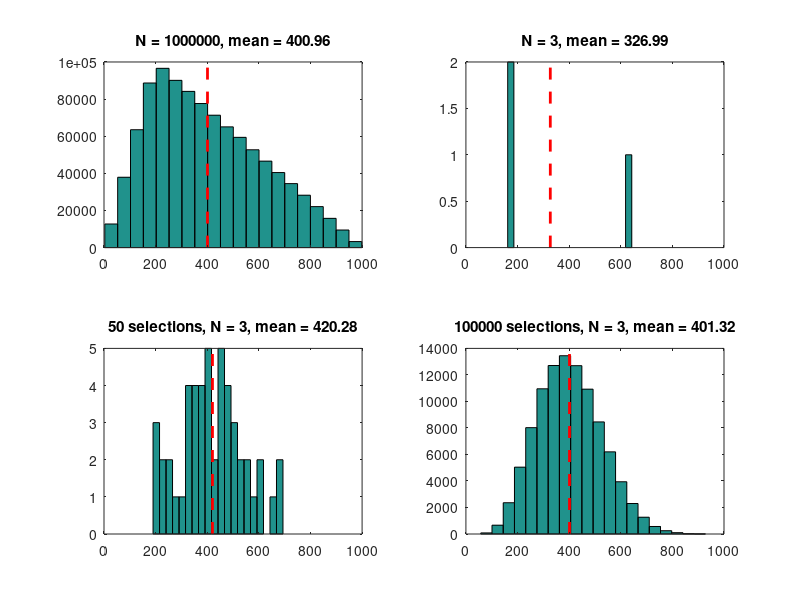

MATLAB code for this plot:
close all
clear all

N = 1e6;     % Total Number of samples in Set
N_sub = 3;   % Number of samples in subset (from Set)
N_times1 = 50; % Number of subsets (small)
N_times2 = 1e5; % Number of subsets (large)

% Select distribution
iex = 3;

if iex==1
% Option 1: Homogeneous Distribution
range = 5;   % distribution range [0 5] 
x = range * rand(N,1);

elseif iex==2
% Option 2: Skewed Gaussian Distribution
% XXX

elseif iex==3
% Option 3: Triangular distribution
pd = makedist('Triangular','A',3,'B',200,'C',1000);
x = random(pd,N,1);
end

x_mean = sum(x)/N;
% calculate and check variancee
var1 =  sum((x_mean-x).^2);
var2 = var(x); 

% plot distribution
figure
subplot(2,2,1)
hist(x,20); hold on
ax = axis;
plot([x_mean x_mean], [ax(3) ax(4)], '--r', 'LineWidth',2)
title(sprintf('N = %d, mean = %.2f', N, x_mean))

% grab subset of x 
idx = randi([1 N],N_sub,1);
xsub_mean = sum(x(idx))/N_sub;
subplot(2,2,2)
hist(x(idx),20); hold on
ax2 = axis;
plot([xsub_mean xsub_mean], [ax2(3) ax2(4)], '--r', 'LineWidth',2)
xlim([ax(1) ax(2)])
title(sprintf('N = %d, mean = %.2f', N_sub, xsub_mean))

% Repeat above process multiple times
for ii=1:N_times1
    idx = randi([1 N],N_sub,1);
    xsub_mean(ii)= sum(x(idx))/N_sub;
end
xsub_dist_mean = sum(xsub_mean)/N_times1;
subplot(2,2,3)
hist(xsub_mean,20); hold on
ax3 = axis;
plot([xsub_dist_mean xsub_dist_mean], [ax3(3) ax3(4)], '--r', 'LineWidth',2);
xlim([ax(1) ax(2)])
title(sprintf('%d selections, N = %d, mean = %.2f', N_times1, N_sub, xsub_dist_mean))

% Repeat above process multiple times
for ii=1:N_times2
    idx = randi([1 N],N_sub,1);
    xsub_mean(ii)= sum(x(idx))/N_sub;
end
xsub_dist_mean = sum(xsub_mean)/N_times2;
var_sub = var(xsub_mean); % THis should be close to sigma/sqrt(N_times)
subplot(2,2,4)
hist(xsub_mean,20); hold on
ax3 = axis;
plot([xsub_dist_mean xsub_dist_mean], [ax3(3) ax3(4)], '--r', 'LineWidth',2);
xlim([ax(1) ax(2)])
title(sprintf('%d selections, N = %d, mean = %.2f', N_times2, N_sub, xsub_dist_mean))
